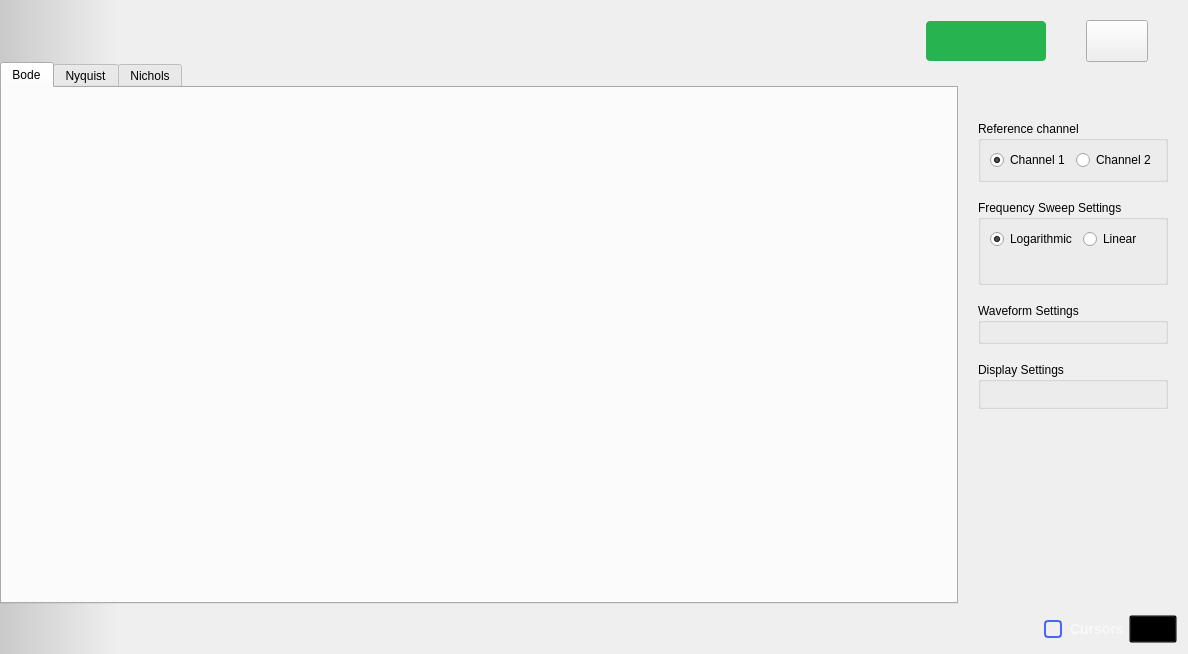
<?xml version="1.0" encoding="UTF-8"?>
<ui version="4.0">
 <class>NetworkAnalyzer</class>
 <widget class="QWidget" name="NetworkAnalyzer">
  <property name="geometry">
   <rect>
    <x>0</x>
    <y>0</y>
    <width>1188</width>
    <height>654</height>
   </rect>
  </property>
  <layout class="QVBoxLayout" name="verticalLayout">
   <property name="leftMargin">
    <number>0</number>
   </property>
   <property name="topMargin">
    <number>0</number>
   </property>
   <property name="rightMargin">
    <number>0</number>
   </property>
   <property name="bottomMargin">
    <number>0</number>
   </property>
   <item>
    <widget class="adiscope::DetachDragZone" name="mainWidget" native="true">
     <property name="styleSheet">
      <string notr="true">#mainWidget { background-color: qlineargradient(spread:pad, x1:0, y1:0, x2:0.1, y2:0, stop:0 rgba(0, 0, 0, 40), stop:1 transparent); }</string>
     </property>
     <layout class="QVBoxLayout" name="verticalLayout_2">
      <property name="spacing">
       <number>0</number>
      </property>
      <property name="leftMargin">
       <number>0</number>
      </property>
      <property name="topMargin">
       <number>0</number>
      </property>
      <property name="rightMargin">
       <number>0</number>
      </property>
      <property name="bottomMargin">
       <number>0</number>
      </property>
      <item>
       <layout class="QHBoxLayout" name="horizontalLayout">
        <property name="spacing">
         <number>40</number>
        </property>
        <property name="topMargin">
         <number>20</number>
        </property>
        <property name="rightMargin">
         <number>40</number>
        </property>
        <item>
         <spacer name="horizontalSpacer">
          <property name="orientation">
           <enum>Qt::Horizontal</enum>
          </property>
          <property name="sizeHint" stdset="0">
           <size>
            <width>40</width>
            <height>20</height>
           </size>
          </property>
         </spacer>
        </item>
        <item>
         <widget class="QPushButton" name="run_button">
          <property name="layoutDirection">
           <enum>Qt::RightToLeft</enum>
          </property>
          <property name="styleSheet">
           <string notr="true">QPushButton {
  width: 80px;
  height: 40px;
  border-radius: 4px;
  background-color: #27b34f;
  color: white;
  font-family: &quot;monospace&quot;;
  font-weight: bold;

  text-align: left;
  padding-left: 20px;
  padding-right: 20px;
  qproperty-text: &quot;Run&quot;;
}

QPushButton[running=true] {
  qproperty-text: &quot;Stop&quot;;
  background-color: #F45000;
}

QPushButton:disabled {
  background-color: grey;
}</string>
          </property>
          <property name="icon">
           <iconset resource="../resources/resources.qrc">
            <normaloff>:/icons/ico-play.svg</normaloff>:/icons/ico-play.svg</iconset>
          </property>
          <property name="iconSize">
           <size>
            <width>8</width>
            <height>10</height>
           </size>
          </property>
          <property name="checkable">
           <bool>true</bool>
          </property>
         </widget>
        </item>
        <item>
         <widget class="QPushButton" name="btnSettings">
          <property name="styleSheet">
           <string notr="true">QPushButton {
  min-height: 40px;
  max-height: 40px;
  min-width: 60px;
  max-width: 60px;
}

QPushButton:checked {
  border-image: url(:/icons/setup3_checked_hover.svg);
}

QPushButton:!checked {
  border-image: url(:/icons/setup3_unchecked.svg);
}</string>
          </property>
          <property name="checkable">
           <bool>true</bool>
          </property>
         </widget>
        </item>
       </layout>
      </item>
      <item>
       <layout class="QHBoxLayout" name="horizontalLayout_3">
        <property name="spacing">
         <number>0</number>
        </property>
        <item>
         <layout class="QVBoxLayout" name="verticalLayout_3">
          <property name="spacing">
           <number>0</number>
          </property>
          <item>
           <widget class="QTabWidget" name="tabWidget">
            <property name="currentIndex">
             <number>0</number>
            </property>
            <widget class="QWidget" name="tab">
             <attribute name="title">
              <string>Bode</string>
             </attribute>
             <layout class="QVBoxLayout" name="verticalLayout_5">
              <property name="spacing">
               <number>0</number>
              </property>
              <property name="leftMargin">
               <number>0</number>
              </property>
              <property name="topMargin">
               <number>0</number>
              </property>
              <property name="rightMargin">
               <number>0</number>
              </property>
              <property name="bottomMargin">
               <number>0</number>
              </property>
              <item>
               <layout class="QVBoxLayout" name="verticalLayout_13">
                <property name="spacing">
                 <number>0</number>
                </property>
                <item>
                 <layout class="QGridLayout" name="gridLayout_dbgraph"/>
                </item>
                <item>
                 <layout class="QGridLayout" name="gridLayout_phasegraph"/>
                </item>
               </layout>
              </item>
             </layout>
            </widget>
            <widget class="QWidget" name="tabXY">
             <attribute name="title">
              <string>Nyquist</string>
             </attribute>
             <layout class="QVBoxLayout" name="verticalLayout_6">
              <property name="leftMargin">
               <number>0</number>
              </property>
              <property name="topMargin">
               <number>0</number>
              </property>
              <property name="rightMargin">
               <number>0</number>
              </property>
              <property name="bottomMargin">
               <number>0</number>
              </property>
              <item>
               <widget class="adiscope::NyquistGraph" name="xygraph">
                <property name="frameShape">
                 <enum>QFrame::StyledPanel</enum>
                </property>
                <property name="frameShadow">
                 <enum>QFrame::Raised</enum>
                </property>
                <property name="color" stdset="0">
                 <color>
                  <red>255</red>
                  <green>114</green>
                  <blue>0</blue>
                 </color>
                </property>
                <property name="bg_color" stdset="0">
                 <color>
                  <red>39</red>
                  <green>39</green>
                  <blue>48</blue>
                 </color>
                </property>
                <property name="min" stdset="0">
                 <double>-90.000000000000000</double>
                </property>
                <property name="max" stdset="0">
                 <double>10.000000000000000</double>
                </property>
                <property name="font_azimuth" stdset="0">
                 <font>
                  <family>DejaVu Sans</family>
                  <pointsize>16</pointsize>
                  <weight>75</weight>
                  <bold>true</bold>
                 </font>
                </property>
                <property name="font_radius" stdset="0">
                 <font>
                  <family>DejaVu Sans</family>
                  <pointsize>14</pointsize>
                 </font>
                </property>
                <layout class="QHBoxLayout" name="horizontalLayout_2">
                 <item>
                  <spacer name="horizontalSpacer_2">
                   <property name="orientation">
                    <enum>Qt::Horizontal</enum>
                   </property>
                   <property name="sizeHint" stdset="0">
                    <size>
                     <width>40</width>
                     <height>20</height>
                    </size>
                   </property>
                  </spacer>
                 </item>
                 <item>
                  <layout class="QVBoxLayout" name="verticalLayout_9">
                   <property name="spacing">
                    <number>3</number>
                   </property>
                   <property name="leftMargin">
                    <number>20</number>
                   </property>
                   <property name="rightMargin">
                    <number>20</number>
                   </property>
                   <property name="bottomMargin">
                    <number>10</number>
                   </property>
                   <item>
                    <spacer name="verticalSpacer_3">
                     <property name="orientation">
                      <enum>Qt::Vertical</enum>
                     </property>
                     <property name="sizeHint" stdset="0">
                      <size>
                       <width>20</width>
                       <height>40</height>
                      </size>
                     </property>
                    </spacer>
                   </item>
                   <item>
                    <widget class="QFrame" name="frame">
                     <property name="sizePolicy">
                      <sizepolicy hsizetype="Preferred" vsizetype="Preferred">
                       <horstretch>0</horstretch>
                       <verstretch>0</verstretch>
                      </sizepolicy>
                     </property>
                     <property name="minimumSize">
                      <size>
                       <width>48</width>
                       <height>100</height>
                      </size>
                     </property>
                     <property name="maximumSize">
                      <size>
                       <width>48</width>
                       <height>16777215</height>
                      </size>
                     </property>
                     <property name="styleSheet">
                      <string notr="true">QFrame {

    border: 1px solid rgba(255, 255, 255, 120);
    border-radius: 4px;

}</string>
                     </property>
                     <property name="frameShape">
                      <enum>QFrame::Box</enum>
                     </property>
                     <property name="frameShadow">
                      <enum>QFrame::Plain</enum>
                     </property>
                     <property name="lineWidth">
                      <number>1</number>
                     </property>
                     <layout class="QVBoxLayout" name="verticalLayout_10">
                      <property name="spacing">
                       <number>3</number>
                      </property>
                      <property name="leftMargin">
                       <number>6</number>
                      </property>
                      <property name="topMargin">
                       <number>6</number>
                      </property>
                      <property name="rightMargin">
                       <number>6</number>
                      </property>
                      <property name="bottomMargin">
                       <number>6</number>
                      </property>
                      <item>
                       <widget class="QPushButton" name="btnZoomIn">
                        <property name="sizePolicy">
                         <sizepolicy hsizetype="Fixed" vsizetype="Fixed">
                          <horstretch>0</horstretch>
                          <verstretch>0</verstretch>
                         </sizepolicy>
                        </property>
                        <property name="maximumSize">
                         <size>
                          <width>32</width>
                          <height>32</height>
                         </size>
                        </property>
                        <property name="styleSheet">
                         <string notr="true">QPushButton:hover {
border-image: url(:/icons/sba_up_btn_hover.svg);
}
QPushButton {
border-image: url(:/icons/sba_up_btn.svg);
border: 5px solid white; 
}</string>
                        </property>
                        <property name="text">
                         <string/>
                        </property>
                        <property name="iconSize">
                         <size>
                          <width>32</width>
                          <height>32</height>
                         </size>
                        </property>
                        <property name="flat">
                         <bool>true</bool>
                        </property>
                       </widget>
                      </item>
                      <item>
                       <widget class="QPushButton" name="btnZoomOut">
                        <property name="maximumSize">
                         <size>
                          <width>32</width>
                          <height>32</height>
                         </size>
                        </property>
                        <property name="styleSheet">
                         <string notr="true">QPushButton:hover {
border-image: url(:/icons/sba_dn_btn_hover.svg);
}
QPushButton {
border-image: url(:/icons/sba_dn_btn.svg);
border: 5px solid white; 
}</string>
                        </property>
                        <property name="text">
                         <string/>
                        </property>
                        <property name="iconSize">
                         <size>
                          <width>32</width>
                          <height>32</height>
                         </size>
                        </property>
                        <property name="flat">
                         <bool>true</bool>
                        </property>
                       </widget>
                      </item>
                     </layout>
                    </widget>
                   </item>
                  </layout>
                 </item>
                </layout>
               </widget>
              </item>
             </layout>
            </widget>
            <widget class="QWidget" name="tab_3">
             <attribute name="title">
              <string>Nichols</string>
             </attribute>
             <layout class="QVBoxLayout" name="verticalLayout_7">
              <property name="leftMargin">
               <number>0</number>
              </property>
              <property name="topMargin">
               <number>0</number>
              </property>
              <property name="rightMargin">
               <number>0</number>
              </property>
              <property name="bottomMargin">
               <number>0</number>
              </property>
              <item>
               <widget class="adiscope::dBgraph" name="nicholsgraph">
                <property name="frameShape">
                 <enum>QFrame::StyledPanel</enum>
                </property>
                <property name="frameShadow">
                 <enum>QFrame::Raised</enum>
                </property>
                <property name="color" stdset="0">
                 <color>
                  <red>255</red>
                  <green>114</green>
                  <blue>0</blue>
                 </color>
                </property>
                <property name="xaxis_title" stdset="0">
                 <string>Phase (°)</string>
                </property>
                <property name="yaxis_title" stdset="0">
                 <string>Magnitude (dB)</string>
                </property>
                <property name="xunit" stdset="0">
                 <string>°</string>
                </property>
                <property name="xmin" stdset="0">
                 <double>-180.000000000000000</double>
                </property>
                <property name="xmax" stdset="0">
                 <double>180.000000000000000</double>
                </property>
                <property name="ymin" stdset="0">
                 <double>-90.000000000000000</double>
                </property>
                <property name="ymax" stdset="0">
                 <string>10</string>
                </property>
               </widget>
              </item>
             </layout>
            </widget>
           </widget>
          </item>
         </layout>
        </item>
        <item>
         <layout class="QVBoxLayout" name="verticalLayout_8">
          <property name="topMargin">
           <number>39</number>
          </property>
          <item>
           <widget class="adiscope::MenuAnim" name="rightMenu" native="true">
            <layout class="QVBoxLayout" name="verticalLayout_4">
             <property name="spacing">
              <number>18</number>
             </property>
             <property name="leftMargin">
              <number>20</number>
             </property>
             <property name="topMargin">
              <number>20</number>
             </property>
             <property name="rightMargin">
              <number>20</number>
             </property>
             <property name="bottomMargin">
              <number>0</number>
             </property>
             <item>
              <widget class="QGroupBox" name="boxRefChannel">
               <property name="title">
                <string>Reference channel</string>
               </property>
               <layout class="QHBoxLayout" name="horizontalLayout_4">
                <property name="spacing">
                 <number>6</number>
                </property>
                <property name="leftMargin">
                 <number>9</number>
                </property>
                <property name="topMargin">
                 <number>9</number>
                </property>
                <property name="rightMargin">
                 <number>9</number>
                </property>
                <property name="bottomMargin">
                 <number>9</number>
                </property>
                <item>
                 <widget class="QRadioButton" name="refCh1">
                  <property name="text">
                   <string>Channel 1</string>
                  </property>
                  <property name="checked">
                   <bool>true</bool>
                  </property>
                  <attribute name="buttonGroup">
                   <string notr="true">buttonGroup_2</string>
                  </attribute>
                 </widget>
                </item>
                <item>
                 <widget class="QRadioButton" name="refCh2">
                  <property name="text">
                   <string>Channel 2</string>
                  </property>
                  <attribute name="buttonGroup">
                   <string notr="true">buttonGroup_2</string>
                  </attribute>
                 </widget>
                </item>
               </layout>
              </widget>
             </item>
             <item>
              <widget class="QGroupBox" name="boxFreqSweep">
               <property name="title">
                <string>Frequency Sweep Settings</string>
               </property>
               <layout class="QGridLayout" name="gridLayout_3">
                <property name="leftMargin">
                 <number>9</number>
                </property>
                <property name="topMargin">
                 <number>9</number>
                </property>
                <property name="rightMargin">
                 <number>9</number>
                </property>
                <property name="bottomMargin">
                 <number>9</number>
                </property>
                <property name="spacing">
                 <number>6</number>
                </property>
                <item row="0" column="0">
                 <widget class="QRadioButton" name="isLog">
                  <property name="text">
                   <string>Logarithmic</string>
                  </property>
                  <property name="checked">
                   <bool>true</bool>
                  </property>
                  <attribute name="buttonGroup">
                   <string notr="true">buttonGroup</string>
                  </attribute>
                 </widget>
                </item>
                <item row="4" column="0">
                 <widget class="adiscope::ScaleSpinButton" name="minFreq" native="true">
                  <property name="units" stdset="0">
                   <stringlist notr="true">
                    <string>Hz=1e0</string>
                    <string>kHz=1e3</string>
                    <string>MHz=1e6</string>
                   </stringlist>
                  </property>
                  <property name="min_value" stdset="0">
                   <double>1.000000000000000</double>
                  </property>
                  <property name="max_value" stdset="0">
                   <double>50000000.000000000000000</double>
                  </property>
                  <property name="show_progress" stdset="0">
                   <bool>false</bool>
                  </property>
                  <property name="name" stdset="0">
                   <string>Min Freq</string>
                  </property>
                  <property name="value" stdset="0">
                   <double>1000.000000000000000</double>
                  </property>
                 </widget>
                </item>
                <item row="5" column="0">
                 <widget class="adiscope::ScaleSpinButton" name="samplesCount" native="true">
                  <property name="units" stdset="0">
                   <stringlist notr="true">
                    <string>samples=1e0</string>
                   </stringlist>
                  </property>
                  <property name="name" stdset="0">
                   <string>Samples count</string>
                  </property>
                  <property name="min_value" stdset="0">
                   <double>10.000000000000000</double>
                  </property>
                  <property name="max_value" stdset="0">
                   <double>10000.000000000000000</double>
                  </property>
                  <property name="show_progress" stdset="0">
                   <bool>false</bool>
                  </property>
                  <property name="value" stdset="0">
                   <double>1000.000000000000000</double>
                  </property>
                 </widget>
                </item>
                <item row="3" column="0">
                 <spacer name="verticalSpacer_2">
                  <property name="orientation">
                   <enum>Qt::Vertical</enum>
                  </property>
                  <property name="sizeType">
                   <enum>QSizePolicy::Fixed</enum>
                  </property>
                  <property name="sizeHint" stdset="0">
                   <size>
                    <width>0</width>
                    <height>12</height>
                   </size>
                  </property>
                 </spacer>
                </item>
                <item row="4" column="1">
                 <widget class="adiscope::ScaleSpinButton" name="maxFreq" native="true">
                  <property name="units" stdset="0">
                   <stringlist notr="true">
                    <string>Hz=1e0</string>
                    <string>kHz=1e3</string>
                    <string>MHz=1e6</string>
                   </stringlist>
                  </property>
                  <property name="name" stdset="0">
                   <string>Max Freq</string>
                  </property>
                  <property name="min_value" stdset="0">
                   <double>1.000000000000000</double>
                  </property>
                  <property name="max_value" stdset="0">
                   <double>50000000.000000000000000</double>
                  </property>
                  <property name="show_progress" stdset="0">
                   <bool>false</bool>
                  </property>
                  <property name="value" stdset="0">
                   <double>50000.000000000000000</double>
                  </property>
                 </widget>
                </item>
                <item row="0" column="1">
                 <widget class="QRadioButton" name="isLinear">
                  <property name="text">
                   <string>Linear</string>
                  </property>
                  <attribute name="buttonGroup">
                   <string notr="true">buttonGroup</string>
                  </attribute>
                 </widget>
                </item>
               </layout>
              </widget>
             </item>
             <item>
              <widget class="QGroupBox" name="boxWaveform">
               <property name="title">
                <string>Waveform Settings</string>
               </property>
               <layout class="QGridLayout" name="gridLayout_4">
                <property name="leftMargin">
                 <number>9</number>
                </property>
                <property name="topMargin">
                 <number>9</number>
                </property>
                <property name="rightMargin">
                 <number>9</number>
                </property>
                <property name="bottomMargin">
                 <number>9</number>
                </property>
                <property name="spacing">
                 <number>6</number>
                </property>
                <item row="0" column="0">
                 <widget class="adiscope::ScaleSpinButton" name="amplitude" native="true">
                  <property name="units" stdset="0">
                   <stringlist notr="true">
                    <string>µVolts=1e-6</string>
                    <string>mVolts=1e-3</string>
                    <string>Volts=1e0</string>
                   </stringlist>
                  </property>
                  <property name="name" stdset="0">
                   <string>Amplitude</string>
                  </property>
                  <property name="min_value" stdset="0">
                   <double>0.000001000000000</double>
                  </property>
                  <property name="max_value" stdset="0">
                   <double>10.000000000000000</double>
                  </property>
                  <property name="show_progress" stdset="0">
                   <bool>false</bool>
                  </property>
                  <property name="value" stdset="0">
                   <double>1.000000000000000</double>
                  </property>
                 </widget>
                </item>
                <item row="0" column="1">
                 <widget class="adiscope::PositionSpinButton" name="offset" native="true">
                  <property name="units" stdset="0">
                   <stringlist notr="true">
                    <string>µVolts=1e-6</string>
                    <string>mVolts=1e-3</string>
                    <string>Volts=1e0</string>
                   </stringlist>
                  </property>
                  <property name="name" stdset="0">
                   <string>Offset</string>
                  </property>
                  <property name="min_value" stdset="0">
                   <double>-5.000000000000000</double>
                  </property>
                  <property name="max_value" stdset="0">
                   <double>5.000000000000000</double>
                  </property>
                  <property name="show_progress" stdset="0">
                   <bool>false</bool>
                  </property>
                 </widget>
                </item>
               </layout>
              </widget>
             </item>
             <item>
              <widget class="QGroupBox" name="boxDisplay">
               <property name="title">
                <string>Display Settings</string>
               </property>
               <layout class="QGridLayout" name="gridLayout">
                <property name="leftMargin">
                 <number>9</number>
                </property>
                <property name="topMargin">
                 <number>9</number>
                </property>
                <property name="rightMargin">
                 <number>9</number>
                </property>
                <property name="bottomMargin">
                 <number>9</number>
                </property>
                <property name="spacing">
                 <number>6</number>
                </property>
                <item row="0" column="1">
                 <widget class="adiscope::PositionSpinButton" name="magMin" native="true">
                  <property name="units" stdset="0">
                   <stringlist notr="true">
                    <string>dB=1e0</string>
                   </stringlist>
                  </property>
                  <property name="name" stdset="0">
                   <string>Min. Magnitude</string>
                  </property>
                  <property name="min_value" stdset="0">
                   <double>-120.000000000000000</double>
                  </property>
                  <property name="max_value" stdset="0">
                   <double>120.000000000000000</double>
                  </property>
                  <property name="value" stdset="0">
                   <double>-90.000000000000000</double>
                  </property>
                  <property name="show_progress" stdset="0">
                   <bool>false</bool>
                  </property>
                 </widget>
                </item>
                <item row="0" column="0">
                 <widget class="adiscope::PositionSpinButton" name="magMax" native="true">
                  <property name="units" stdset="0">
                   <stringlist notr="true">
                    <string>dB=1e0</string>
                   </stringlist>
                  </property>
                  <property name="name" stdset="0">
                   <string>Max. Magnitude</string>
                  </property>
                  <property name="min_value" stdset="0">
                   <double>-120.000000000000000</double>
                  </property>
                  <property name="max_value" stdset="0">
                   <double>120.000000000000000</double>
                  </property>
                  <property name="value" stdset="0">
                   <double>10.000000000000000</double>
                  </property>
                  <property name="show_progress" stdset="0">
                   <bool>false</bool>
                  </property>
                 </widget>
                </item>
                <item row="1" column="0">
                 <widget class="adiscope::PositionSpinButton" name="phaseMax" native="true">
                  <property name="units" stdset="0">
                   <stringlist notr="true">
                    <string>°=1e0</string>
                   </stringlist>
                  </property>
                  <property name="name" stdset="0">
                   <string>Max. Phase</string>
                  </property>
                  <property name="min_value" stdset="0">
                   <double>-180.000000000000000</double>
                  </property>
                  <property name="max_value" stdset="0">
                   <double>180.000000000000000</double>
                  </property>
                  <property name="value" stdset="0">
                   <double>180.000000000000000</double>
                  </property>
                  <property name="show_progress" stdset="0">
                   <bool>false</bool>
                  </property>
                 </widget>
                </item>
                <item row="1" column="1">
                 <widget class="adiscope::PositionSpinButton" name="phaseMin" native="true">
                  <property name="units" stdset="0">
                   <stringlist notr="true">
                    <string>°=1e0</string>
                   </stringlist>
                  </property>
                  <property name="name" stdset="0">
                   <string>Min. Phase</string>
                  </property>
                  <property name="min_value" stdset="0">
                   <double>-180.000000000000000</double>
                  </property>
                  <property name="max_value" stdset="0">
                   <double>180.000000000000000</double>
                  </property>
                  <property name="value" stdset="0">
                   <double>-180.000000000000000</double>
                  </property>
                  <property name="show_progress" stdset="0">
                   <bool>false</bool>
                  </property>
                 </widget>
                </item>
               </layout>
              </widget>
             </item>
             <item>
              <spacer name="verticalSpacer">
               <property name="orientation">
                <enum>Qt::Vertical</enum>
               </property>
               <property name="sizeHint" stdset="0">
                <size>
                 <width>0</width>
                 <height>0</height>
                </size>
               </property>
              </spacer>
             </item>
            </layout>
           </widget>
          </item>
         </layout>
        </item>
       </layout>
      </item>
      <item>
       <layout class="QHBoxLayout" name="horizontalLayout_5">
        <property name="leftMargin">
         <number>0</number>
        </property>
        <property name="topMargin">
         <number>0</number>
        </property>
        <property name="rightMargin">
         <number>0</number>
        </property>
        <property name="bottomMargin">
         <number>0</number>
        </property>
        <item>
         <spacer name="horizontalSpacer_3">
          <property name="orientation">
           <enum>Qt::Horizontal</enum>
          </property>
          <property name="sizeHint" stdset="0">
           <size>
            <width>40</width>
            <height>20</height>
           </size>
          </property>
         </spacer>
        </item>
        <item>
         <layout class="QHBoxLayout" name="horizontalLayout_6">
          <property name="leftMargin">
           <number>11</number>
          </property>
          <property name="topMargin">
           <number>11</number>
          </property>
          <property name="rightMargin">
           <number>11</number>
          </property>
          <property name="bottomMargin">
           <number>11</number>
          </property>
          <item>
           <widget class="QCheckBox" name="checkBox">
            <property name="styleSheet">
             <string notr="true">QCheckBox {
  spacing: 8px;
  background-color: transparent;
  font-size: 14px;
  font-weight: bold;
  font-family: &quot;monospace&quot;;
  color: rgba(255, 255, 255, 153);
}

QCheckBox::indicator {
  width: 14px;
  height: 14px;
  border: 2px solid rgb(74,100,255);
  border-radius: 4px;
}
QCheckBox::indicator:unchecked { background-color: transparent; }
QCheckBox::indicator:checked { background-color: rgb(74,100,255); }

QLabel {
  font-size: 14px;
  font-weight: bold;
  font-family: &quot;monospace&quot;;
  color: rgba(255, 255, 255, 153);
}</string>
            </property>
            <property name="text">
             <string>Cursors </string>
            </property>
           </widget>
          </item>
          <item>
           <widget class="QPushButton" name="pushButton">
            <property name="styleSheet">
             <string notr="true">QPushButton {
  width: 40px;
  height: 20px;
  background-color: transparent;
}
QPushButton:pressed { border-image: url(:/icons/setup_btn_unchecked.svg); }
QPushButton:!pressed { border-image: url(:/icons/setup_btn_unchecked.svg); }</string>
            </property>
            <property name="text">
             <string/>
            </property>
           </widget>
          </item>
         </layout>
        </item>
       </layout>
      </item>
     </layout>
    </widget>
   </item>
  </layout>
 </widget>
 <customwidgets>
  <customwidget>
   <class>adiscope::DetachDragZone</class>
   <extends>QWidget</extends>
   <header>detachdragzone.h</header>
   <container>1</container>
  </customwidget>
  <customwidget>
   <class>adiscope::MenuAnim</class>
   <extends>QWidget</extends>
   <header>menu_anim.hpp</header>
   <container>1</container>
  </customwidget>
  <customwidget>
   <class>adiscope::ScaleSpinButton</class>
   <extends>QWidget</extends>
   <header>spinbox_a.hpp</header>
   <container>1</container>
  </customwidget>
  <customwidget>
   <class>adiscope::PositionSpinButton</class>
   <extends>QWidget</extends>
   <header>spinbox_a.hpp</header>
   <container>1</container>
  </customwidget>
  <customwidget>
   <class>adiscope::dBgraph</class>
   <extends>QFrame</extends>
   <header>dbgraph.hpp</header>
   <container>1</container>
  </customwidget>
  <customwidget>
   <class>adiscope::NyquistGraph</class>
   <extends>QFrame</extends>
   <header>nyquistGraph.hpp</header>
   <container>1</container>
  </customwidget>
 </customwidgets>
 <resources>
  <include location="../resources/resources.qrc"/>
 </resources>
 <connections>
  <connection>
   <sender>btnSettings</sender>
   <signal>toggled(bool)</signal>
   <receiver>rightMenu</receiver>
   <slot>toggleMenu(bool)</slot>
   <hints>
    <hint type="sourcelabel">
     <x>921</x>
     <y>39</y>
    </hint>
    <hint type="destinationlabel">
     <x>985</x>
     <y>440</y>
    </hint>
   </hints>
  </connection>
  <connection>
   <sender>minFreq</sender>
   <signal>valueChanged(double)</signal>
   <receiver>maxFreq</receiver>
   <slot>setMinValue(double)</slot>
   <hints>
    <hint type="sourcelabel">
     <x>963</x>
     <y>90</y>
    </hint>
    <hint type="destinationlabel">
     <x>969</x>
     <y>90</y>
    </hint>
   </hints>
  </connection>
  <connection>
   <sender>maxFreq</sender>
   <signal>valueChanged(double)</signal>
   <receiver>minFreq</receiver>
   <slot>setMaxValue(double)</slot>
   <hints>
    <hint type="sourcelabel">
     <x>969</x>
     <y>90</y>
    </hint>
    <hint type="destinationlabel">
     <x>963</x>
     <y>90</y>
    </hint>
   </hints>
  </connection>
  <connection>
   <sender>magMin</sender>
   <signal>valueChanged(double)</signal>
   <receiver>magMax</receiver>
   <slot>setMinValue(double)</slot>
   <hints>
    <hint type="sourcelabel">
     <x>995</x>
     <y>322</y>
    </hint>
    <hint type="destinationlabel">
     <x>1111</x>
     <y>322</y>
    </hint>
   </hints>
  </connection>
  <connection>
   <sender>magMax</sender>
   <signal>valueChanged(double)</signal>
   <receiver>magMin</receiver>
   <slot>setMaxValue(double)</slot>
   <hints>
    <hint type="sourcelabel">
     <x>1111</x>
     <y>322</y>
    </hint>
    <hint type="destinationlabel">
     <x>995</x>
     <y>322</y>
    </hint>
   </hints>
  </connection>
  <connection>
   <sender>phaseMin</sender>
   <signal>valueChanged(double)</signal>
   <receiver>phaseMax</receiver>
   <slot>setMinValue(double)</slot>
   <hints>
    <hint type="sourcelabel">
     <x>995</x>
     <y>338</y>
    </hint>
    <hint type="destinationlabel">
     <x>1111</x>
     <y>338</y>
    </hint>
   </hints>
  </connection>
  <connection>
   <sender>phaseMax</sender>
   <signal>valueChanged(double)</signal>
   <receiver>phaseMin</receiver>
   <slot>setMaxValue(double)</slot>
   <hints>
    <hint type="sourcelabel">
     <x>1111</x>
     <y>338</y>
    </hint>
    <hint type="destinationlabel">
     <x>995</x>
     <y>338</y>
    </hint>
   </hints>
  </connection>
  <connection>
   <sender>magMin</sender>
   <signal>valueChanged(double)</signal>
   <receiver>xygraph</receiver>
   <slot>setMin(double)</slot>
   <hints>
    <hint type="sourcelabel">
     <x>1111</x>
     <y>317</y>
    </hint>
    <hint type="destinationlabel">
     <x>460</x>
     <y>386</y>
    </hint>
   </hints>
  </connection>
  <connection>
   <sender>magMax</sender>
   <signal>valueChanged(double)</signal>
   <receiver>xygraph</receiver>
   <slot>setMax(double)</slot>
   <hints>
    <hint type="sourcelabel">
     <x>995</x>
     <y>317</y>
    </hint>
    <hint type="destinationlabel">
     <x>460</x>
     <y>386</y>
    </hint>
   </hints>
  </connection>
  <connection>
   <sender>magMin</sender>
   <signal>valueChanged(double)</signal>
   <receiver>nicholsgraph</receiver>
   <slot>setYMin(double)</slot>
   <hints>
    <hint type="sourcelabel">
     <x>1111</x>
     <y>317</y>
    </hint>
    <hint type="destinationlabel">
     <x>460</x>
     <y>386</y>
    </hint>
   </hints>
  </connection>
  <connection>
   <sender>magMax</sender>
   <signal>valueChanged(double)</signal>
   <receiver>nicholsgraph</receiver>
   <slot>setYMax(double)</slot>
   <hints>
    <hint type="sourcelabel">
     <x>995</x>
     <y>317</y>
    </hint>
    <hint type="destinationlabel">
     <x>460</x>
     <y>386</y>
    </hint>
   </hints>
  </connection>
  <connection>
   <sender>phaseMin</sender>
   <signal>valueChanged(double)</signal>
   <receiver>nicholsgraph</receiver>
   <slot>setXMin(double)</slot>
   <hints>
    <hint type="sourcelabel">
     <x>1111</x>
     <y>323</y>
    </hint>
    <hint type="destinationlabel">
     <x>460</x>
     <y>386</y>
    </hint>
   </hints>
  </connection>
  <connection>
   <sender>phaseMax</sender>
   <signal>valueChanged(double)</signal>
   <receiver>nicholsgraph</receiver>
   <slot>setXMax(double)</slot>
   <hints>
    <hint type="sourcelabel">
     <x>995</x>
     <y>323</y>
    </hint>
    <hint type="destinationlabel">
     <x>460</x>
     <y>386</y>
    </hint>
   </hints>
  </connection>
  <connection>
   <sender>run_button</sender>
   <signal>toggled(bool)</signal>
   <receiver>boxFreqSweep</receiver>
   <slot>setDisabled(bool)</slot>
   <hints>
    <hint type="sourcelabel">
     <x>987</x>
     <y>39</y>
    </hint>
    <hint type="destinationlabel">
     <x>1070</x>
     <y>189</y>
    </hint>
   </hints>
  </connection>
  <connection>
   <sender>run_button</sender>
   <signal>toggled(bool)</signal>
   <receiver>boxWaveform</receiver>
   <slot>setDisabled(bool)</slot>
   <hints>
    <hint type="sourcelabel">
     <x>987</x>
     <y>39</y>
    </hint>
    <hint type="destinationlabel">
     <x>1070</x>
     <y>307</y>
    </hint>
   </hints>
  </connection>
  <connection>
   <sender>run_button</sender>
   <signal>toggled(bool)</signal>
   <receiver>boxRefChannel</receiver>
   <slot>setDisabled(bool)</slot>
   <hints>
    <hint type="sourcelabel">
     <x>987</x>
     <y>39</y>
    </hint>
    <hint type="destinationlabel">
     <x>1062</x>
     <y>151</y>
    </hint>
   </hints>
  </connection>
 </connections>
 <buttongroups>
  <buttongroup name="buttonGroup_2"/>
  <buttongroup name="buttonGroup"/>
 </buttongroups>
</ui>
